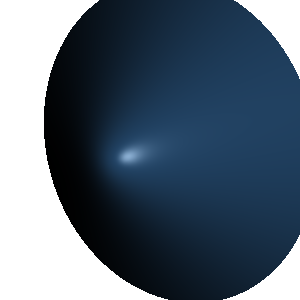

Here is the Python script that generated this plot:
#!/usr/bin/env python
# Demonstrate adding two implicit models (cone and sphere) to produce a combined surface.

import vtkmodules.vtkInteractionStyle  # noqa: F401
import vtkmodules.vtkRenderingOpenGL2  # noqa: F401

from vtkmodules.vtkCommonDataModel import vtkCone, vtkImplicitSum, vtkSphere
from vtkmodules.vtkFiltersCore import vtkContourFilter
from vtkmodules.vtkImagingHybrid import vtkSampleFunction
from vtkmodules.vtkRenderingCore import (
    vtkActor,
    vtkPolyDataMapper,
    vtkRenderWindow,
    vtkRenderWindowInteractor,
    vtkRenderer,
)

# Create implicit functions.
geom_object_1 = vtkCone()
geom_object_2 = vtkSphere()
geom_object_2.SetRadius(0.5)
geom_object_2.SetCenter(0.5, 0, 0)

# Combine with weighted sum.
implicit_sum = vtkImplicitSum()
implicit_sum.SetNormalizeByWeight(1)
implicit_sum.AddFunction(geom_object_1, 2)
implicit_sum.AddFunction(geom_object_2, 1)

# Sample the implicit function.
sample = vtkSampleFunction()
sample.SetImplicitFunction(implicit_sum)
sample.SetSampleDimensions(60, 60, 60)
sample.ComputeNormalsOn()

# Extract the zero-level isosurface.
surface = vtkContourFilter()
surface.SetInputConnection(sample.GetOutputPort())
surface.SetValue(0, 0.0)

# Mapper and actor.
mapper = vtkPolyDataMapper()
mapper.SetInputConnection(surface.GetOutputPort())
mapper.ScalarVisibilityOff()

actor = vtkActor()
actor.SetMapper(mapper)
actor.GetProperty().SetDiffuseColor(0.2, 0.4, 0.6)
actor.GetProperty().SetSpecular(0.4)
actor.GetProperty().SetDiffuse(0.7)
actor.GetProperty().SetSpecularPower(40)

renderer = vtkRenderer()
renderer.AddActor(actor)
renderer.SetBackground(1, 1, 1)

render_window = vtkRenderWindow()
render_window.SetSize(300, 300)
render_window.AddRenderer(renderer)
render_window.SetWindowName("implicit sum")

renderer.ResetCamera()
renderer.GetActiveCamera().Azimuth(60)
renderer.GetActiveCamera().Elevation(-10)
renderer.GetActiveCamera().Dolly(1.5)
renderer.ResetCameraClippingRange()

interactor = vtkRenderWindowInteractor()
interactor.SetRenderWindow(render_window)

interactor.Initialize()
interactor.Start()
